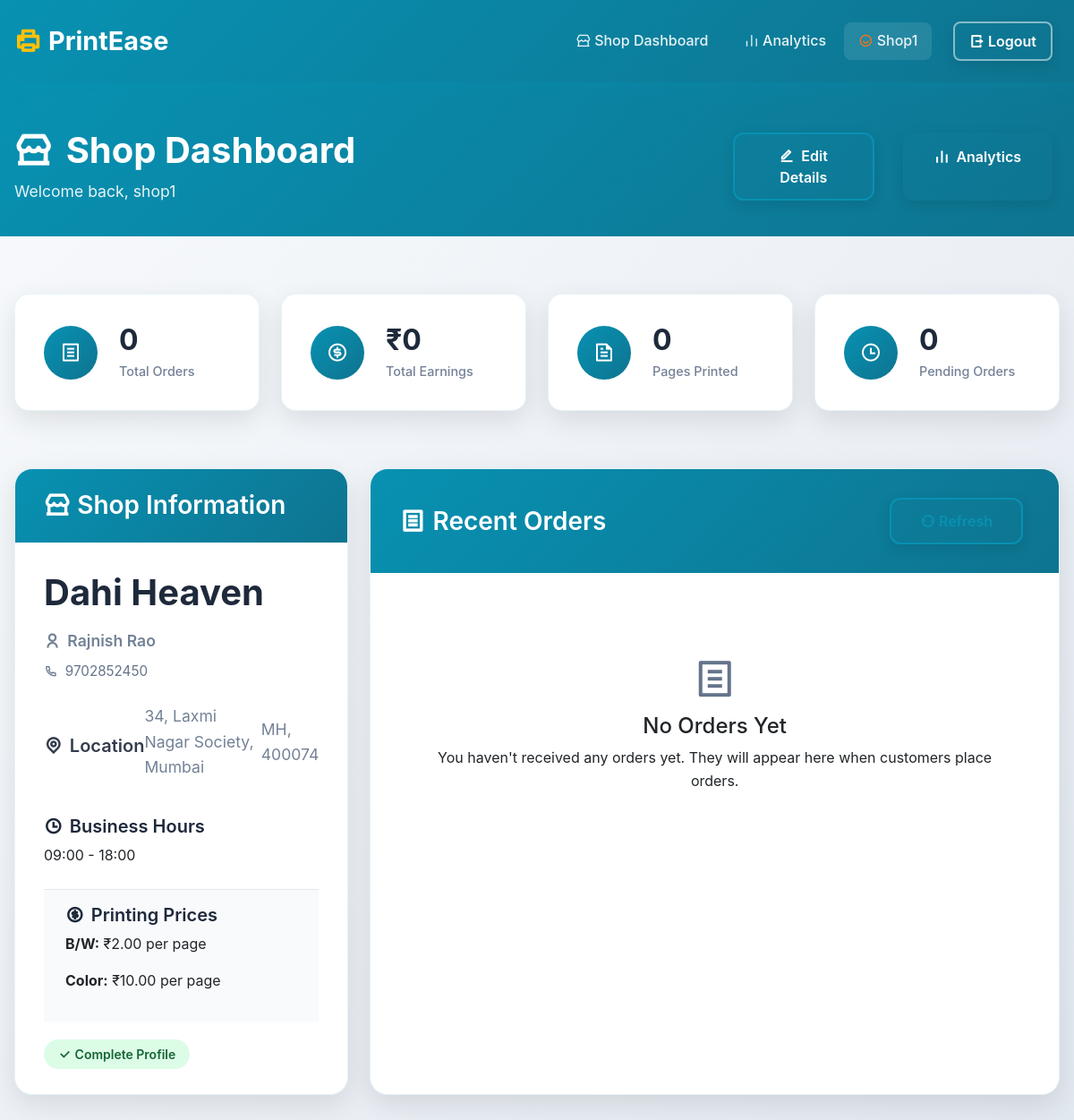
The app's page /shop-dashboard/ (signed in), older data.
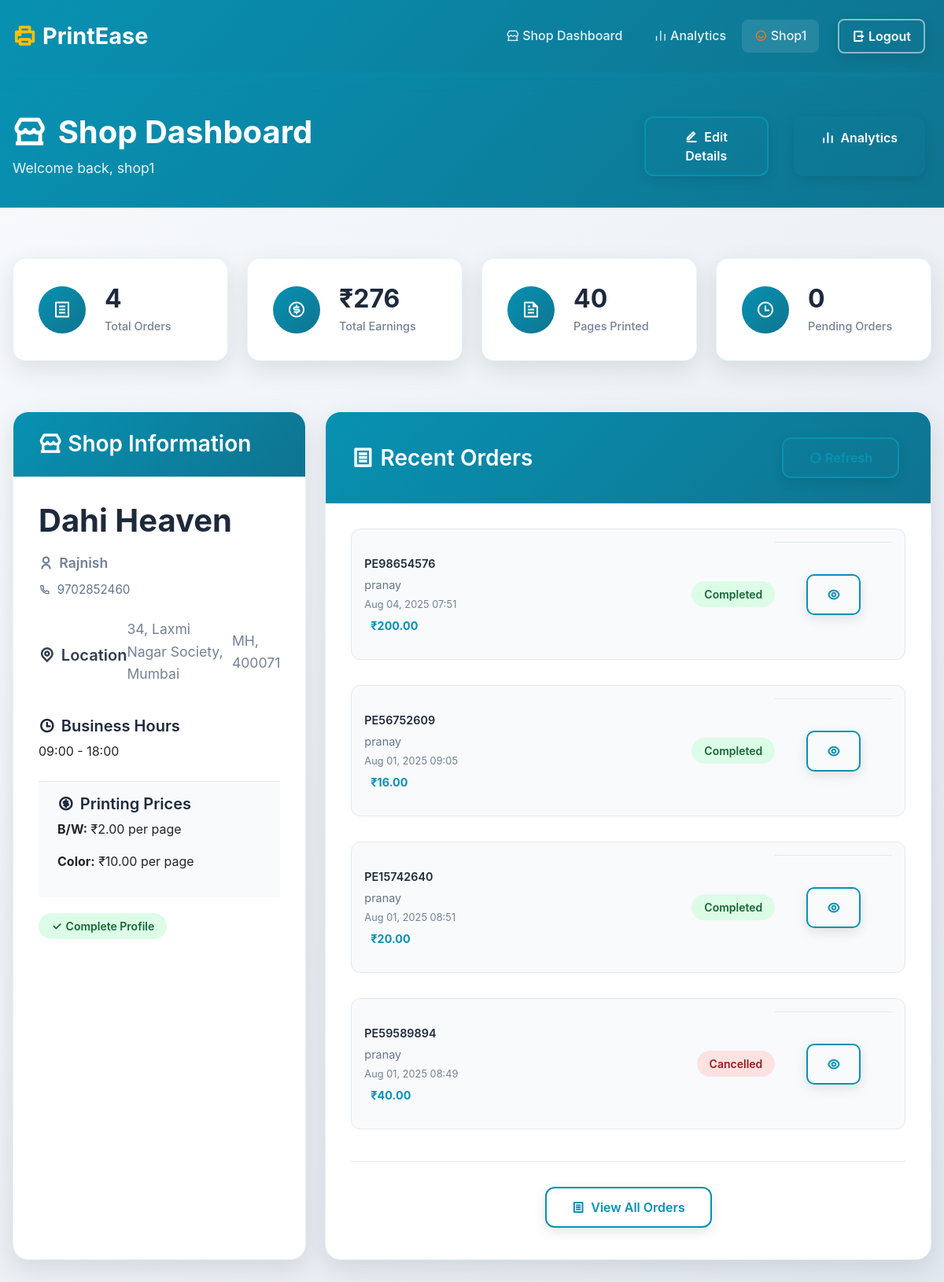
The same page, newer data.
### users/models.py (models this page shows)
class User(AbstractUser):
    is_admin = models.BooleanField('is admin',default=False)
    is_user = models.BooleanField('is user',default=False)
    is_shop = models.BooleanField('is shop',default=False)

### app/models.py (models this page shows, shortened)
class ShopDetails(models.Model):
    user = models.OneToOneField(settings.AUTH_USER_MODEL, on_delete=models.CASCADE, related_name="shop_details")
    shop_name = models.CharField(max_length=255)
    owner_name = models.CharField(max_length=255)
    area = models.CharField(max_length=255, null=True, blank=True)
    city = models.CharField(max_length=100, null=True, blank=True)
    state = models.CharField(max_length=50, choices=INDIAN_STATES, null=True, blank=True)
    pincode = models.CharField(max_length=6, null=True, blank=True)
    contact_number = models.CharField(max_length=15)
    gstin = models.CharField(max_length=15, null=True, blank=True)  # GSTIN can be null
    start_time = models.TimeField(default=time(9, 0))
    end_time = models.TimeField(default=time(18, 0))
    details_filled = models.BooleanField(default=False)
    bw_price = models.DecimalField(max_digits=5, decimal_places=2, null=True, blank=True)
    color_price = models.DecimalField(max_digits=5, decimal_places=2, null=True, blank=True)

class Order(models.Model):
    STATUS_CHOICES = [
        ('pending', 'Pending'),
        ('confirmed', 'Confirmed'),
        ('processing', 'Processing'),
        ('ready', 'Ready for Pickup'),
        ('completed', 'Completed'),
        ('cancelled', 'Cancelled'),
    ]
    user = models.ForeignKey(settings.AUTH_USER_MODEL, on_delete=models.CASCADE, related_name='orders')
    shop = models.ForeignKey(ShopDetails, on_delete=models.CASCADE, related_name='orders')
    order_number = models.CharField(max_length=20, unique=True)
    total_amount = models.DecimalField(max_digits=10, decimal_places=2)
    status = models.CharField(max_length=20, choices=STATUS_CHOICES, default='pending')
    created_at = models.DateTimeField(auto_now_add=True)
    updated_at = models.DateTimeField(auto_now=True)
    notes = models.TextField(blank=True, null=True)

### app/views.py (the view)
# urls.py: path('shop-dashboard/', views.shop_dashboard, name="shop-dashboard"),
@login_required(login_url='/users/login/')
def shop_dashboard(request):
    try:
        shop_details = ShopDetails.objects.get(user=request.user)
        shop_orders = Order.objects.filter(shop=shop_details)
        total_orders = shop_orders.count()
        total_earnings = shop_orders.aggregate(total=Sum('total_amount'))['total'] or 0
        pending_orders = shop_orders.filter(status='pending').count()
        total_pages = 0
        for order in shop_orders.filter(status__in=['processing', 'ready', 'completed']):
            for item in order.items.all():
                total_pages += item.pages * item.copies
        recent_orders = shop_orders.order_by('-created_at')[:5]
        context = {
            'shop_details': shop_details,
            'total_orders': total_orders,
            'total_earnings': total_earnings,
            'total_pages': total_pages,
            'pending_orders': pending_orders,
            'recent_orders': recent_orders,
        }
    except ShopDetails.DoesNotExist:
        context = {
            'shop_details': None,
            'total_orders': 0,
            'total_earnings': 0,
            'total_pages': 0,
            'pending_orders': 0,
            'recent_orders': [],
        }
    return render(request, 'shop_dash.html', context)

### app/templates/shop_dash.html (shortened to what this page needs)
{% extends "base.html" %}
{% load static %}
{% block content %}
<div class="shop-dashboard-container">
    <div class="dashboard-header">
        <div class="container">
            <div class="row align-items-center">
                <div class="col-lg-8">
                    <h1 class="dashboard-title">
                        <i class="ri-store-2-line me-3"></i>Shop Dashboard
                    </h1>
                    <p class="dashboard-subtitle">Welcome back, {{ request.user.username|default:"User" }}</p>
                </div>
                <div class="col-lg-4 text-lg-end">
                    <div class="dashboard-actions">
                        <a href="{% url 'app:shop-details-form' %}" class="btn btn-outline-primary text-white">
                            <i class="ri-edit-line me-2"></i>Edit Details
                        </a>
                        <a href="{% url 'app:analytics' %}" class="btn btn-outline-success text-white">
                            <i class="ri-bar-chart-line me-2"></i>Analytics
                        </a>
                    </div>
                </div>
            </div>
        </div>
    </div>
    <div class="stats-section">
        <div class="container">
            <div class="row">
                <div class="col-md-3">
                    <div class="stat-card">
                        <div class="stat-icon">
                            <i class="ri-file-list-line"></i>
                        </div>
                        <div class="stat-content">
                            <h3 class="stat-number">{{ total_orders|default:0 }}</h3>
                            <p class="stat-label">Total Orders</p>
                        </div>
                    </div>
                </div>
                <div class="col-md-3">
                    <div class="stat-card">
                        <div class="stat-icon">
                            <i class="ri-money-dollar-circle-line"></i>
                        </div>
                        <div class="stat-content">
                            <h3 class="stat-number">₹{{ total_earnings|default:0 }}</h3>
                            <p class="stat-label">Total Earnings</p>
                        </div>
                    </div>
                </div>
                <div class="col-md-3">
                    <div class="stat-card">
                        <div class="stat-icon">
                            <i class="ri-file-text-line"></i>
                        </div>
                        <div class="stat-content">
                            <h3 class="stat-number">{{ total_pages|default:0 }}</h3>
                            <p class="stat-label">Pages Printed</p>
                        </div>
                    </div>
                </div>
                <div class="col-md-3">
                    <div class="stat-card">
                        <div class="stat-icon">
                            <i class="ri-time-line"></i>
                        </div>
                        <div class="stat-content">
                            <h3 class="stat-number">{{ pending_orders|default:0 }}</h3>
                            <p class="stat-label">Pending Orders</p>
                        </div>
                    </div>
                </div>
            </div>
        </div>
    </div>
    <div class="dashboard-content">
        <div class="container">
            <div class="row">
                <div class="col-lg-4">
                    <div class="shop-info-card">
                        <div class="card-header">
                            <h3><i class="ri-store-2-line me-2"></i>Shop Information</h3>
                        </div>
                        <div class="card-body">
                            {% if shop_details %}
                                <div class="shop-details">
                                    <h4 class="shop-name">{{ shop_details.shop_name }}</h4>
                                    <p class="shop-owner">
                                        <i class="ri-user-line me-2"></i>{{ shop_details.owner_name }}
                                    </p>
                                    <p class="shop-contact">
                                        <i class="ri-phone-line me-2"></i>{{ shop_details.contact_number }}
                                    </p>
                                    <div class="shop-location">
                                        <h5><i class="ri-map-pin-line me-2"></i>Location</h5>
                                        <p>{{ shop_details.area }}, {{ shop_details.city }}</p>
                                        <p>{{ shop_details.state }}, {{ shop_details.pincode }}</p>
                                    </div>
                                    <div class="shop-timings">
                                        <h5><i class="ri-time-line me-2"></i>Business Hours</h5>
                                        <p>{{ shop_details.start_time|time:"H:i" }} - {{ shop_details.end_time|time:"H:i" }}</p>
                                    </div>
                                    <div class="shop-pricing">
                                        <h5><i class="ri-money-dollar-circle-line me-2"></i>Printing Prices</h5>
                                        <p><strong>B/W:</strong> ₹{{ shop_details.bw_price|default:"--" }} per page</p>
                                        <p><strong>Color:</strong> ₹{{ shop_details.color_price|default:"--" }} per page</p>
                                    </div>
                                    <div class="shop-status">
                                        <span class="status-badge {% if shop_details.details_filled %}status-complete{% else %}status-incomplete{% endif %}">
                                            {% if shop_details.details_filled %}
                                                <i class="ri-check-line me-1"></i>Complete Profile
                                            {% else %}
                                                <i class="ri-error-warning-line me-1"></i>Incomplete Profile
                                            {% endif %}
                                        </span>
                                    </div>
                                </div>
                            {% endif %}
                        </div>
                    </div>
                </div>
                <div class="col-lg-8">
                    <div class="orders-card">
                        <div class="card-header">
                            <h3><i class="ri-file-list-line me-2"></i>Recent Orders</h3>
                            <div class="header-actions">
                                <button class="btn btn-sm btn-outline-primary" onclick="refreshOrders()">
                                    <i class="ri-refresh-line me-1"></i>Refresh
                                </button>
                            </div>
                        </div>
                        <div class="card-body">
                            {% if recent_orders %}
                                <div class="orders-list">
                                    {% for order in recent_orders %}
                                        <div class="order-item">
                                            <div class="order-info">
                                                <div class="order-number">{{ order.order_number }}</div>
                                                <div class="order-customer">{{ order.user.username }}</div>
                                                <div class="order-date">{{ order.created_at|date:"M d, Y H:i" }}</div>
                                                <div class="order-amount">₹{{ order.total_amount }}</div>
                                            </div>
                                            <div class="order-status">
                                                <span class="status-badge status-{{ order.status }}">
                                                    {{ order.get_status_display }}
                                                </span>
                                            </div>
                                            <div class="order-actions">
                                                <button class="btn btn-sm btn-outline-primary btn-view-order" data-order-id="{{ order.id }}">
                                                    <i class="ri-eye-line"></i>
                                                </button>
                                            </div>
                                        </div>
                                    {% endfor %}
                                </div>
                                <div class="view-all-orders">
                                    <a href="{% url 'app:shop-orders' %}" class="btn btn-outline-primary">
                                        <i class="ri-file-list-line me-2"></i>View All Orders
                                    </a>
                                </div>
                            {% else %}
                                <div class="no-orders">
                                    <i class="ri-file-list-line"></i>
                                    <h4>No Orders Yet</h4>
                                    <p>You haven't received any orders yet. They will appear here when customers place orders.</p>
                                </div>
                            {% endif %}
                        </div>
                    </div>
                </div>
            </div>
        </div>
    </div>
</div>
{% endblock %}

### app/templates/base.html (shortened to what this page needs)
<!DOCTYPE html>
{% load static %}
<html lang="en">
<head>
    <link href="https://cdn.jsdelivr.net/npm/bootstrap@5.3.2/dist/css/bootstrap.min.css" rel="stylesheet">
    <link href="https://cdn.jsdelivr.net/npm/remixicon@4.2.0/fonts/remixicon.css" rel="stylesheet">
    <link rel="stylesheet" href="{% static 'css/style.css' %}">
</head>
<body>
    <nav class="navbar navbar-expand-lg navbar-dark bg-primary shadow-sm">
        <div class="container">
            <a class="navbar-brand fw-bold" href="/" title="Home">
                <i class="ri-printer-line me-2"></i>PrintEase
            </a>
            <div class="collapse navbar-collapse" id="navbarNav">
                <ul class="navbar-nav ms-auto align-items-center">
                    {% if user.is_authenticated %}
                        {% if user.is_shop %}
                            <li class="nav-item d-flex align-items-center">
                                <a class="nav-link" href="{% url 'app:shop-dashboard' %}">
                                    <i class="ri-store-2-line me-1"></i>Shop Dashboard
                                </a>
                            </li>
                            <li class="nav-item d-flex align-items-center">
                                <a class="nav-link" href="{% url 'app:analytics' %}">
                                    <i class="ri-bar-chart-line me-1"></i>Analytics
                                </a>
                            </li>
                        {% endif %}
                        <li class="nav-item d-flex align-items-center">
                            <span class="navbar-text me-3">
                                <i class="ri-user-smile-line me-1"></i>{{ request.user|capfirst }}
                            </span>
                        </li>
                        <li class="nav-item d-flex align-items-center">
                            <form action="{% url 'users:logout' %}" method="post" class="d-inline">
                                <button class="btn btn-outline-light btn-sm" type="submit" title="Logout">
                                    <i class="ri-logout-box-r-line me-1"></i>Logout
                                </button>
                            </form>
                        </li>
                    {% endif %}
                </ul>
            </div>
        </div>
    </nav>
    {% block content %}{% endblock content %}
</body>
</html>

Row changes from the older to the newer data that the page shows:
changed ShopDetails "Dahi Heaven": owner_name "Rajnish Rao" → "Rajnish"; contact_number "9702852450" → "9702852460"; pincode "400074" → "400071"
added Order: order_number "PE98654576", user.username "pranay", created_at "Aug 04, 2025 07:51", total_amount "200.00", status "Completed"
added Order: order_number "PE56752609", user.username "pranay", created_at "Aug 01, 2025 09:05", total_amount "16.00", status "Completed"
added Order: order_number "PE15742640", user.username "pranay", created_at "Aug 01, 2025 08:51", total_amount "20.00", status "Completed"
added Order: order_number "PE59589894", user.username "pranay", created_at "Aug 01, 2025 08:49", total_amount "40.00", status "Cancelled"
Text that changed along with them:
{{ total_orders|default:0 }}: "0" → "4"
{{ total_earnings|default:0 }}: "0" → "276"
{{ total_pages|default:0 }}: "0" → "40"
text no longer shown: "No Orders Yet You haven't received any orders yet. They will appear here when customers place orders."
text now shown: "View All Orders"
